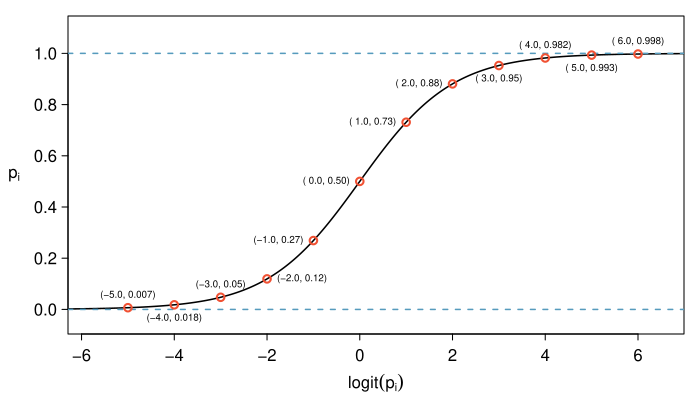

Write R code to recreate this figure.
library(openintro)
data(COL)
p  <- seq(0.0001, 0.9999, 0.0002)
lp <- log(p/(1-p))

pts  <- seq(0.01, 0.99, length.out = 25)
R    <- c(-6,6)
adj  <- 0.07
adj1 <- 0.02


myPDF("logitTransformationFigureHoriz.pdf", 7, 4,
      mar = c(3.3, 3.4, 0.8, 0.8),
      mgp = c(2.1, 0.55, 0))


plot(lp, p,
     xlab = expression(logit(p[i])),
     ylab = "",
     xlim = c(-5.8, 6.5),
     ylim = c(-0.05, 1.1),
     type = "n")
lines(lp, p,
      type = "l",
      col = COL[5],
      lwd = 1.5)
mtext(expression(p[i]), 2, 2.4)
abline(h = 0:1,
       lty = 2,
       col = COL[1],
       lwd = 1.5)
this <- which.min(abs(p - 0.2))
LP <- c(seq(6, -5, -1))
P <- exp(LP) / (1 + exp(LP))
POS <- c(3, 1, 3, 1, 2, 2, 2, 2, 4, 3, 1, 3)
xOFF <- c()
Round <- c(3, 3, 3, 2, 2, 2, 2, 2, 2, 2, 3, 3)
for (i in 1:length(LP)) {
  points(LP[i], P[i], col = COL[4], lwd = 2)
  t1   <- format(round(c(LP, 0.9), Round[i]))[i]
  t2   <- format(round(P, Round[i]))[i]
  text(LP[i], P[i],
       paste0("(", t1, ", ", t2, ")"),
       cex = 0.6,
       pos = POS[i],
       col = COL[5])
  
}
dev.off()
